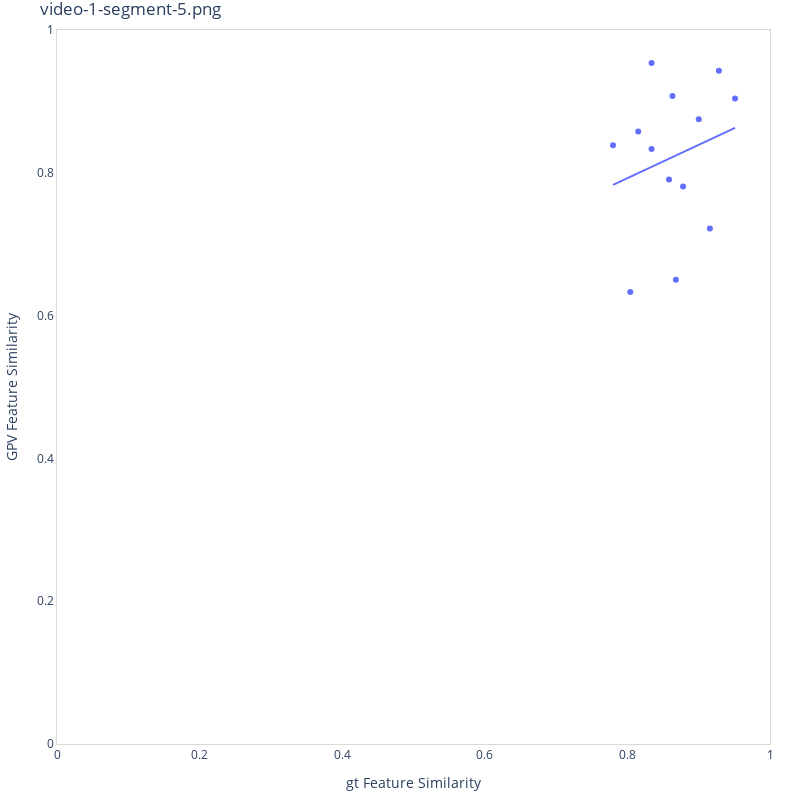
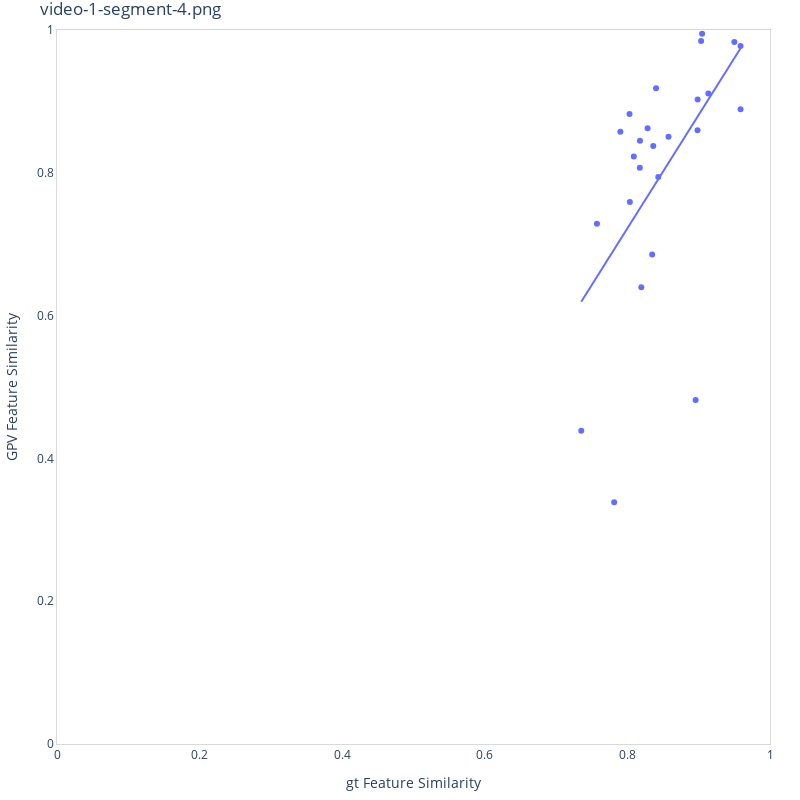
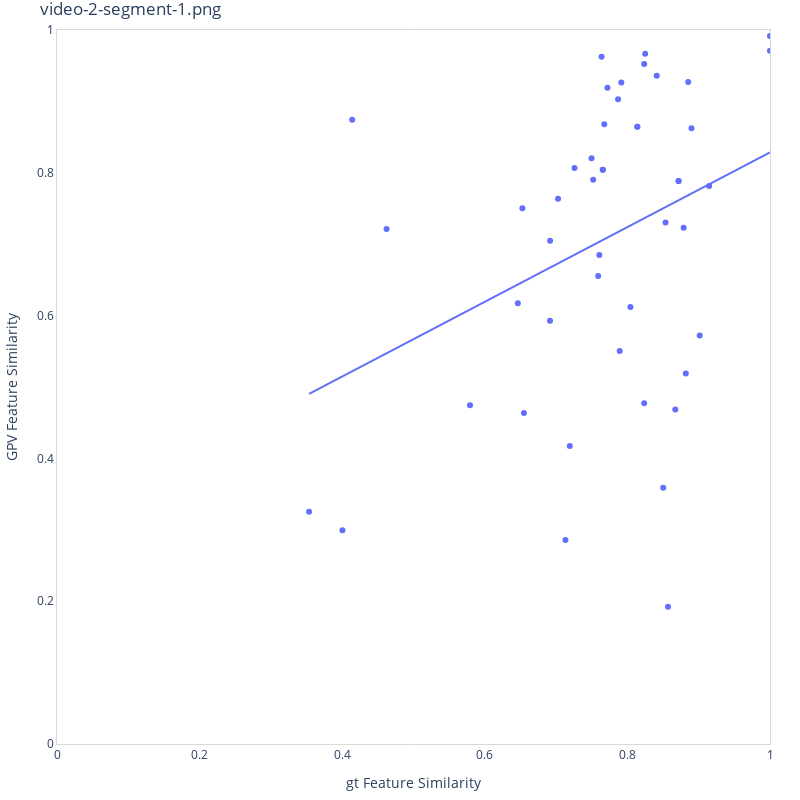
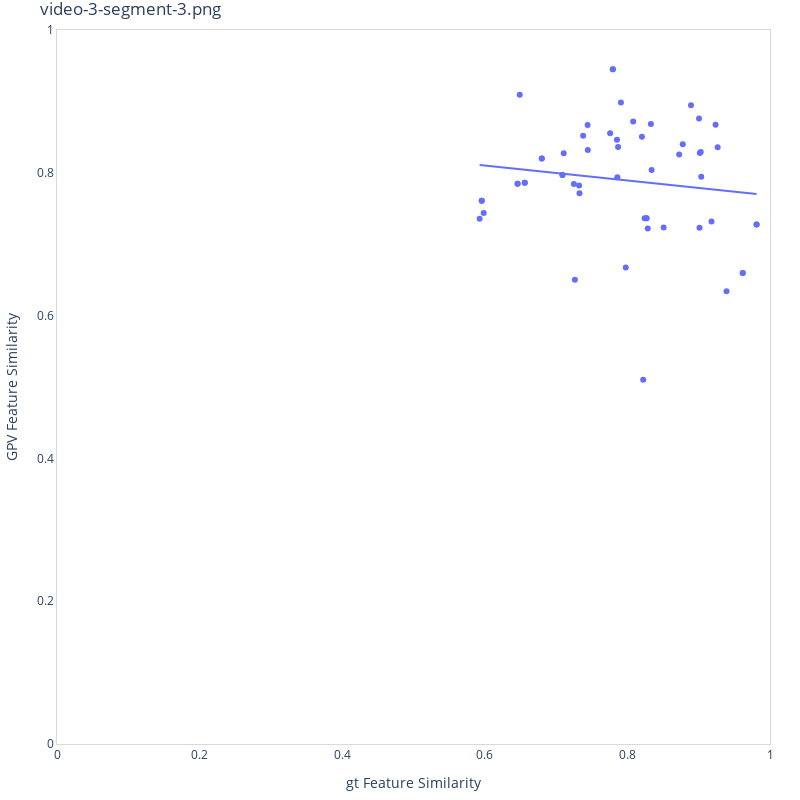

Notebook cell for these charts, in order:
### Code cell
import plotly.graph_objects as go
import plotly.express as px


out_folder = "/Users/imrankabir/Downloads/results/plot_corr/gpv_vs_resnet"

for vid in df.keys():
    for seg in df[vid].keys():
        data = df[vid][seg]

        layout = dict(plot_bgcolor='white',
                      title=f'video-{vid}-segment-{seg}.png',
                      width=800,
                      height=800,
                      margin=dict(t=30, l=30, r=30, b=30),
                      xaxis=dict(title='gt Feature Similarity',
                                 range=[0.0, 1.0],
                                 linecolor='#d9d9d9',
                                 showgrid=False,
                                 mirror=True),
                      yaxis=dict(title='GPV Feature Similarity',
                                 range=[0.0, 1.0],
                                 linecolor='#d9d9d9',
                                 showgrid=False,
                                 mirror=True))

        fig_tmp = px.scatter(x=data['gpv-feature-cos'],
                          y=data['resnet-152'],
                          trendline='ols')

        fig = go.Figure(data=fig_tmp.data, layout=layout)

        fig.show()
        fig.write_image(os.path.join(out_folder, f'video-{vid}-segment-{seg}-corr.png'))
        # img_bytes = fig.to_image(format="png")
        #
        # with open(os.path.join(out_folder, f'video-{vid}-segment-{seg}-corr.png'), 'wb') as f:
        #     f.write(img_bytes)

### Figure 1 — Plotly figure (JSON) as saved in the notebook; plotly's stock layout.template omitted (floating-point values rounded to 4 significant figures)
{"data": [{"hovertemplate": "x=%{x}<br>y=%{y}<extra></extra>", "legendgroup": "", "marker": {"color": "#636efa", "symbol": "circle"}, "mode": "markers", "name": "", "orientation": "v", "showlegend": false, "type": "scatter", "x": [0.7798, 0.8152, 0.8584, 0.9157, 0.951, 0.9001, 0.9283, 0.8339, 0.868, 0.8339, 0.8041, 0.8632, 0.8781], "xaxis": "x", "y": [0.8385, 0.8578, 0.7905, 0.722, 0.9042, 0.8748, 0.943, 0.9538, 0.6501, 0.8333, 0.6332, 0.9074, 0.7809], "yaxis": "y"}, {"hovertemplate": "<b>OLS trendline</b><br>y = 0.46771 * x + 0.418261<br>R<sup>2</sup>=0.052438<br><br>x=%{x}<br>y=%{y} <b>(trend)</b><extra></extra>", "legendgroup": "", "marker": {"color": "#636efa", "symbol": "circle"}, "mode": "lines", "name": "", "showlegend": false, "type": "scatter", "x": [0.7798, 0.8041, 0.8152, 0.8339, 0.8339, 0.8584, 0.8632, 0.868, 0.8781, 0.9001, 0.9157, 0.9283, 0.951], "xaxis": "x", "y": [0.783, 0.7943, 0.7995, 0.8083, 0.8083, 0.8197, 0.822, 0.8242, 0.8289, 0.8392, 0.8465, 0.8525, 0.863], "yaxis": "y"}], "layout": {"height": 800, "margin": {"b": 30, "l": 30, "r": 30, "t": 30}, "plot_bgcolor": "white", "title": {"text": "video-1-segment-5.png"}, "width": 800, "xaxis": {"linecolor": "#d9d9d9", "mirror": true, "range": [0, 1], "showgrid": false, "title": {"text": "gt Feature Similarity"}, "type": "linear"}, "yaxis": {"linecolor": "#d9d9d9", "mirror": true, "range": [0, 1], "showgrid": false, "title": {"text": "GPV Feature Similarity"}, "type": "linear"}}}

### Figure 2 — Plotly figure (JSON) as saved in the notebook; plotly's stock layout.template omitted (floating-point values rounded to 4 significant figures)
{"data": [{"hovertemplate": "x=%{x}<br>y=%{y}<extra></extra>", "legendgroup": "", "marker": {"color": "#636efa", "symbol": "circle"}, "mode": "markers", "name": "", "orientation": "v", "showlegend": false, "type": "scatter", "x": [0.803, 0.8433, 0.8362, 0.8174, 0.7353, 0.8985, 0.8176, 0.8195, 0.8983, 0.8577, 0.9135, 0.95, 0.9587, 0.9033, 0.9048, 0.7815, 0.8283, 0.8402, 0.809, 0.7902, 0.8035, 0.7573, 0.8347, 0.8957, 0.9587], "xaxis": "x", "y": [0.8825, 0.7942, 0.8377, 0.8072, 0.4386, 0.9028, 0.8448, 0.6396, 0.8596, 0.8506, 0.9111, 0.983, 0.9776, 0.9845, 0.9948, 0.3385, 0.8624, 0.9185, 0.8228, 0.8575, 0.7592, 0.7288, 0.6855, 0.4817, 0.8891], "yaxis": "y"}, {"hovertemplate": "<b>OLS trendline</b><br>y = 1.58954 * x + -0.549403<br>R<sup>2</sup>=0.328346<br><br>x=%{x}<br>y=%{y} <b>(trend)</b><extra></extra>", "legendgroup": "", "marker": {"color": "#636efa", "symbol": "circle"}, "mode": "lines", "name": "", "showlegend": false, "type": "scatter", "x": [0.7353, 0.7573, 0.7815, 0.7902, 0.803, 0.8035, 0.809, 0.8174, 0.8176, 0.8195, 0.8283, 0.8347, 0.8362, 0.8402, 0.8433, 0.8577, 0.8957, 0.8983, 0.8985, 0.9033, 0.9048, 0.9135, 0.95, 0.9587, 0.9587], "xaxis": "x", "y": [0.6194, 0.6544, 0.6928, 0.7066, 0.7269, 0.7277, 0.7366, 0.7499, 0.7503, 0.7533, 0.7672, 0.7774, 0.7798, 0.7861, 0.7911, 0.8139, 0.8743, 0.8785, 0.8789, 0.8865, 0.8888, 0.9027, 0.9607, 0.9745, 0.9745], "yaxis": "y"}], "layout": {"height": 800, "margin": {"b": 30, "l": 30, "r": 30, "t": 30}, "plot_bgcolor": "white", "title": {"text": "video-1-segment-4.png"}, "width": 800, "xaxis": {"linecolor": "#d9d9d9", "mirror": true, "range": [0, 1], "showgrid": false, "title": {"text": "gt Feature Similarity"}, "type": "linear"}, "yaxis": {"linecolor": "#d9d9d9", "mirror": true, "range": [0, 1], "showgrid": false, "title": {"text": "GPV Feature Similarity"}, "type": "linear"}}}

### Figure 3 — Plotly figure (JSON) as saved in the notebook; plotly's stock layout.template omitted (floating-point values rounded to 4 significant figures)
{"data": [{"hovertemplate": "x=%{x}<br>y=%{y}<extra></extra>", "legendgroup": "", "marker": {"color": "#636efa", "symbol": "circle"}, "mode": "markers", "name": "", "orientation": "v", "showlegend": false, "type": "scatter", "x": [0.7869, 0.772, 0.8502, 0.6914, 0.6548, 0.7606, 0.857, 0.6464, 0.6916, 0.752, 0.7497, 0.8899, 0.7258, 0.5792, 0.7676, 0.7027, 0.8235, 0.9147, 0.7892, 0.8043, 0.8819, 0.8672, 0.9014, 0.7131, 0.7655, 0.8139, 0.8718, 0.759, 0.7655, 0.8139, 0.8718, 0.8535, 0.4003, 0.7638, 1.0, 1.0, 0.414, 0.8235, 0.6527, 0.4623, 0.825, 0.3536, 0.7915, 0.8411, 0.8853, 0.7192, 0.8789], "xaxis": "x", "y": [0.903, 0.919, 0.3587, 0.5929, 0.4637, 0.685, 0.1923, 0.6174, 0.7047, 0.7902, 0.8204, 0.8625, 0.8068, 0.4745, 0.868, 0.7636, 0.4773, 0.7814, 0.5504, 0.612, 0.5189, 0.4685, 0.572, 0.2855, 0.8044, 0.8645, 0.7886, 0.6554, 0.8044, 0.8645, 0.7886, 0.7304, 0.2993, 0.9626, 0.9916, 0.9708, 0.8744, 0.9526, 0.7503, 0.7213, 0.9666, 0.3254, 0.9263, 0.9359, 0.9271, 0.4175, 0.7229], "yaxis": "y"}, {"hovertemplate": "<b>OLS trendline</b><br>y = 0.522749 * x + 0.305705<br>R<sup>2</sup>=0.118923<br><br>x=%{x}<br>y=%{y} <b>(trend)</b><extra></extra>", "legendgroup": "", "marker": {"color": "#636efa", "symbol": "circle"}, "mode": "lines", "name": "", "showlegend": false, "type": "scatter", "x": [0.3536, 0.4003, 0.414, 0.4623, 0.5792, 0.6464, 0.6527, 0.6548, 0.6914, 0.6916, 0.7027, 0.7131, 0.7192, 0.7258, 0.7497, 0.752, 0.759, 0.7606, 0.7638, 0.7655, 0.7655, 0.7676, 0.772, 0.7869, 0.7892, 0.7915, 0.8043, 0.8139, 0.8139, 0.8235, 0.8235, 0.825, 0.8411, 0.8502, 0.8535, 0.857, 0.8672, 0.8718, 0.8718, 0.8789, 0.8819, 0.8853, 0.8899, 0.9014, 0.9147, 1.0, 1.0], "xaxis": "x", "y": [0.4905, 0.515, 0.5221, 0.5473, 0.6085, 0.6436, 0.6469, 0.648, 0.6671, 0.6672, 0.6731, 0.6785, 0.6817, 0.6851, 0.6976, 0.6988, 0.7025, 0.7033, 0.705, 0.7059, 0.7059, 0.7069, 0.7093, 0.7171, 0.7183, 0.7194, 0.7261, 0.7312, 0.7312, 0.7362, 0.7362, 0.737, 0.7454, 0.7501, 0.7519, 0.7537, 0.759, 0.7614, 0.7614, 0.7651, 0.7667, 0.7685, 0.7709, 0.7769, 0.7838, 0.8285, 0.8285], "yaxis": "y"}], "layout": {"height": 800, "margin": {"b": 30, "l": 30, "r": 30, "t": 30}, "plot_bgcolor": "white", "title": {"text": "video-2-segment-1.png"}, "width": 800, "xaxis": {"linecolor": "#d9d9d9", "mirror": true, "range": [0, 1], "showgrid": false, "title": {"text": "gt Feature Similarity"}, "type": "linear"}, "yaxis": {"linecolor": "#d9d9d9", "mirror": true, "range": [0, 1], "showgrid": false, "title": {"text": "GPV Feature Similarity"}, "type": "linear"}}}

### Figure 4 — Plotly figure (JSON) as saved in the notebook; plotly's stock layout.template omitted (floating-point values rounded to 4 significant figures)
{"data": [{"hovertemplate": "x=%{x}<br>y=%{y}<extra></extra>", "legendgroup": "", "marker": {"color": "#636efa", "symbol": "circle"}, "mode": "markers", "name": "", "orientation": "v", "showlegend": false, "type": "scatter", "x": [0.9236, 0.9005, 0.8892, 0.8242, 0.8081, 0.7854, 0.9266, 0.9036, 0.9028, 0.7869, 0.7445, 0.8203, 0.7909, 0.7322, 0.7107, 0.7977, 0.9011, 0.7758, 0.7379, 0.7249, 0.5927, 0.7089, 0.7796, 0.68, 0.656, 0.5957, 0.646, 0.8268, 0.9812, 0.9618, 0.8222, 0.7089, 0.7796, 0.68, 0.656, 0.5957, 0.646, 0.8268, 0.9812, 0.9618, 0.8777, 0.8508, 0.939, 0.9179, 0.9015, 0.834, 0.8285, 0.7329, 0.7264, 0.7442, 0.7859, 0.8329, 0.5984, 0.649, 0.8726], "xaxis": "x", "y": [0.8673, 0.876, 0.8947, 0.7364, 0.872, 0.8462, 0.8358, 0.7945, 0.8293, 0.8361, 0.8318, 0.8503, 0.8986, 0.7822, 0.8275, 0.6673, 0.7229, 0.8554, 0.8518, 0.7842, 0.7358, 0.797, 0.9449, 0.8199, 0.7861, 0.7609, 0.7845, 0.7363, 0.7276, 0.6596, 0.5101, 0.797, 0.9449, 0.8199, 0.7861, 0.7609, 0.7845, 0.7363, 0.7276, 0.6596, 0.84, 0.7234, 0.634, 0.7319, 0.8276, 0.8038, 0.7218, 0.7713, 0.6503, 0.867, 0.7939, 0.8683, 0.7438, 0.9094, 0.8258], "yaxis": "y"}, {"hovertemplate": "<b>OLS trendline</b><br>y = -0.104934 * x + 0.873157<br>R<sup>2</sup>=0.019052<br><br>x=%{x}<br>y=%{y} <b>(trend)</b><extra></extra>", "legendgroup": "", "marker": {"color": "#636efa", "symbol": "circle"}, "mode": "lines", "name": "", "showlegend": false, "type": "scatter", "x": [0.5927, 0.5957, 0.5957, 0.5984, 0.646, 0.646, 0.649, 0.656, 0.656, 0.68, 0.68, 0.7089, 0.7089, 0.7107, 0.7249, 0.7264, 0.7322, 0.7329, 0.7379, 0.7442, 0.7445, 0.7758, 0.7796, 0.7796, 0.7854, 0.7859, 0.7869, 0.7909, 0.7977, 0.8081, 0.8203, 0.8222, 0.8242, 0.8268, 0.8268, 0.8285, 0.8329, 0.834, 0.8508, 0.8726, 0.8777, 0.8892, 0.9005, 0.9011, 0.9015, 0.9028, 0.9036, 0.9179, 0.9236, 0.9266, 0.939, 0.9618, 0.9618, 0.9812, 0.9812], "xaxis": "x", "y": [0.811, 0.8106, 0.8106, 0.8104, 0.8054, 0.8054, 0.8051, 0.8043, 0.8043, 0.8018, 0.8018, 0.7988, 0.7988, 0.7986, 0.7971, 0.7969, 0.7963, 0.7963, 0.7957, 0.7951, 0.795, 0.7917, 0.7914, 0.7914, 0.7907, 0.7907, 0.7906, 0.7902, 0.7894, 0.7884, 0.7871, 0.7869, 0.7867, 0.7864, 0.7864, 0.7862, 0.7858, 0.7856, 0.7839, 0.7816, 0.7811, 0.7799, 0.7787, 0.7786, 0.7786, 0.7784, 0.7783, 0.7768, 0.7762, 0.7759, 0.7746, 0.7722, 0.7722, 0.7702, 0.7702], "yaxis": "y"}], "layout": {"height": 800, "margin": {"b": 30, "l": 30, "r": 30, "t": 30}, "plot_bgcolor": "white", "title": {"text": "video-3-segment-3.png"}, "width": 800, "xaxis": {"linecolor": "#d9d9d9", "mirror": true, "range": [0, 1], "showgrid": false, "title": {"text": "gt Feature Similarity"}, "type": "linear"}, "yaxis": {"linecolor": "#d9d9d9", "mirror": true, "range": [0, 1], "showgrid": false, "title": {"text": "GPV Feature Similarity"}, "type": "linear"}}}
